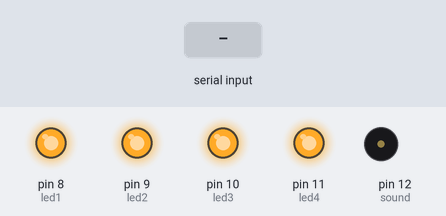
This sketch was run on a simulated Arduino Uno, built with avr-gcc and run on an emulated ATmega328P. Parts: output pins drawn as LEDs (lit = HIGH), buzzer (waves = sounding). The inputs (shaded band) are chosen by the test bench.

Above: at 1.2 s.
1.3 s: "c" received over Serial
At 1.42 s:
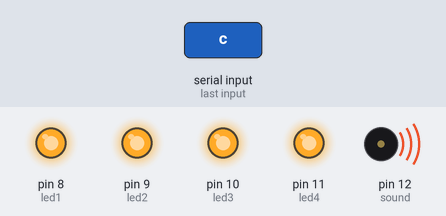
4.3 s: "1" received over Serial
At 5.3 s:
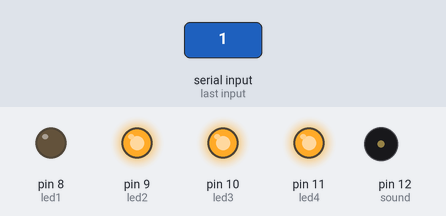
6.1 s: "3" received over Serial
At 6.7 s:
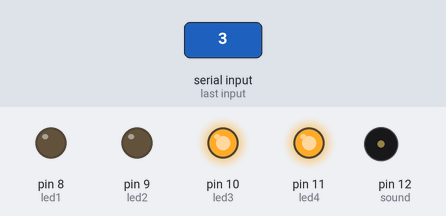
7.9 s: byte 100 ('d') received over Serial
At 8.35 s:
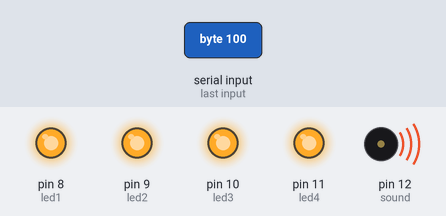
9.5 s: "5" received over Serial
At 10.5 s:
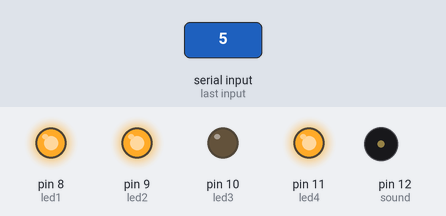
11.3 s: "7" received over Serial
At 13.0 s:
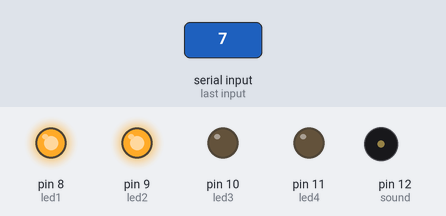
Timing chart, 0 to 14.1 s (numbered marks = the images above; inputs shaded):
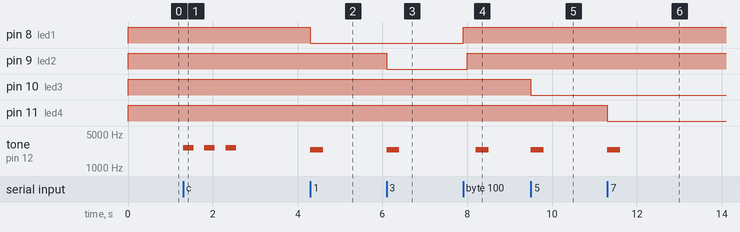

Measured:
- after the input at 1.3 s, tone on pin 12 (sound): alternates 2637 Hz for 0.25 s and silent for 0.25 s, 6 changes in all, then stays silent, starting at once
- after the input at 4.3 s, pin 8 (led1): HIGH → LOW at once; tone on pin 12 (sound): silent → 2349 Hz at once, → silent 0.30 s later
- after the input at 6.1 s, pin 9 (led2): HIGH → LOW at once; tone on pin 12 (sound): silent → 2349 Hz at once, → silent 0.30 s later
- after the input at 7.9 s, pin 8 (led1): LOW → HIGH at once; pin 9 (led2): LOW → HIGH after 0.10 s; tone on pin 12 (sound): silent → 2349 Hz after 0.30 s, → silent 0.30 s later
- after the input at 9.5 s, pin 10 (led3): HIGH → LOW at once; tone on pin 12 (sound): silent → 2349 Hz at once, → silent 0.30 s later
- after the input at 11.3 s, pin 11 (led4): HIGH → LOW at once; tone on pin 12 (sound): silent → 2349 Hz at once, → silent 0.30 s later

The sketch:

Toggle_RELAY.ino
```cpp
int led1 = 8;                       //This are the pins via which switch is connected to Arduino
int led2 = 9;
int led3 = 10;
int led4 = 11;
int sound = 12;                     //buzzer is connected to arduino pin 12


void setup() {                     //This runs only once when Arduino powered up

  Serial.begin(9600);             //this is default baud rate for bluetooth module Hm 10

  pinMode(led1, OUTPUT);          //Pins worked as output
  pinMode(led2, OUTPUT);
  pinMode(led3, OUTPUT);
  pinMode(led4, OUTPUT);
  pinMode(sound, OUTPUT);


  digitalWrite(led1, HIGH);       //By default all the switches are off
  digitalWrite(led2, HIGH);
  digitalWrite(led3, HIGH);
  digitalWrite(led4, HIGH);


}

void loop() {                              //This is a loop that runs repeatedly
  if (Serial.available() > 0)             //If there is an input from the app
  {
    int received = Serial.read();       //input stored in received variable

    switch (received) {

      case 'c':                           //if connection is successfully established then it will make an sound of 3 beep
        tone(sound, 2637, 250);
        delay(500);
        tone(sound, 2637, 250);
        delay(500);
        tone(sound, 2637, 250);
        break;


      case '1':                          //if it receives 1 then switch 1 is on
        digitalWrite(led1, LOW);
        tone(sound, 2349, 300);         //it makes an tone of 1 beep as a feedback
        break;

      case '2':                          //if it receives 1 then switch 2 is off and so on
        digitalWrite(led1, HIGH);
        tone(sound, 2349, 300);
        break;

      case '3':
        digitalWrite(led2, LOW);
        tone(sound, 2349, 300);
        break;

      case '4':
        digitalWrite(led2, HIGH);
        tone(sound, 2349, 300);
        break;

      case '5':
        digitalWrite(led3, LOW);
        tone(sound, 2349, 300);
        break;

      case '6':
        digitalWrite(led3, HIGH);
        tone(sound, 2349, 300);
        break;

      case '7':
        digitalWrite(led4, LOW);
        tone(sound, 2349, 300);
        break;

      case '8':
        digitalWrite(led4, HIGH);
        tone(sound, 2349, 300);
        break;

      case 'u':                       //if user swipe up on the screen then all the switches will be on
        digitalWrite(led1, LOW);
        delay(100);
        digitalWrite(led2, LOW);
        delay(100);
        digitalWrite(led3, LOW);
        delay(100);
        digitalWrite(led4, LOW);
        tone(sound, 2349, 300);

        break;

      case 'd':                       //if user swipe down on the screen then all the switches will be off
        digitalWrite(led1, HIGH);
        delay(100);
        digitalWrite(led2, HIGH);
        delay(100);
        digitalWrite(led3, HIGH);
        delay(100);
        digitalWrite(led4, HIGH);
        tone(sound, 2349, 300);

        break;


    }

  }


}
```
